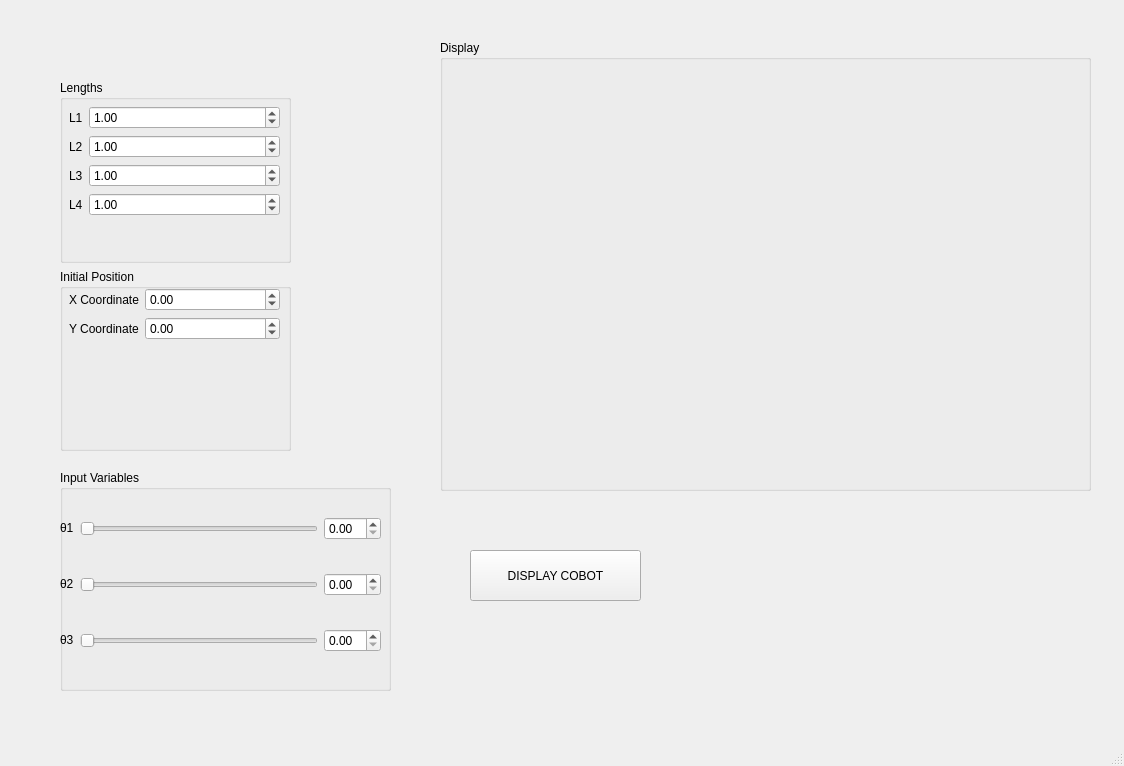
<?xml version="1.0" encoding="UTF-8"?>
<ui version="4.0">
 <class>MainWindow</class>
 <widget class="QMainWindow" name="MainWindow">
  <property name="geometry">
   <rect>
    <x>0</x>
    <y>0</y>
    <width>1124</width>
    <height>766</height>
   </rect>
  </property>
  <property name="windowTitle">
   <string>COBOT_DESIGN</string>
  </property>
  <widget class="QWidget" name="centralwidget">
   <widget class="QWidget" name="layoutWidget">
    <property name="geometry">
     <rect>
      <x>60</x>
      <y>80</y>
      <width>231</width>
      <height>371</height>
     </rect>
    </property>
    <layout class="QVBoxLayout" name="verticalLayout">
     <item>
      <widget class="QGroupBox" name="groupBox">
       <property name="title">
        <string>Lengths</string>
       </property>
       <widget class="QWidget" name="formLayoutWidget">
        <property name="geometry">
         <rect>
          <x>9</x>
          <y>19</y>
          <width>211</width>
          <height>124</height>
         </rect>
        </property>
        <layout class="QFormLayout" name="formLayout">
         <property name="labelAlignment">
          <set>Qt::AlignCenter</set>
         </property>
         <property name="formAlignment">
          <set>Qt::AlignCenter</set>
         </property>
         <item row="0" column="0">
          <widget class="QLabel" name="label">
           <property name="text">
            <string>L1</string>
           </property>
          </widget>
         </item>
         <item row="0" column="1">
          <widget class="QDoubleSpinBox" name="L1_Value_Box">
           <property name="value">
            <double>1.000000000000000</double>
           </property>
          </widget>
         </item>
         <item row="1" column="0">
          <widget class="QLabel" name="label_2">
           <property name="text">
            <string>L2</string>
           </property>
          </widget>
         </item>
         <item row="2" column="0">
          <widget class="QLabel" name="label_3">
           <property name="text">
            <string>L3</string>
           </property>
          </widget>
         </item>
         <item row="3" column="0">
          <widget class="QLabel" name="label_4">
           <property name="text">
            <string>L4</string>
           </property>
          </widget>
         </item>
         <item row="1" column="1">
          <widget class="QDoubleSpinBox" name="L2_Value_Box">
           <property name="value">
            <double>1.000000000000000</double>
           </property>
          </widget>
         </item>
         <item row="2" column="1">
          <widget class="QDoubleSpinBox" name="L3_Value_Box">
           <property name="value">
            <double>1.000000000000000</double>
           </property>
          </widget>
         </item>
         <item row="3" column="1">
          <widget class="QDoubleSpinBox" name="L4_Value_Box">
           <property name="value">
            <double>1.000000000000000</double>
           </property>
          </widget>
         </item>
        </layout>
       </widget>
      </widget>
     </item>
     <item>
      <widget class="QGroupBox" name="groupBox_2">
       <property name="title">
        <string>Initial Position</string>
       </property>
       <widget class="QWidget" name="formLayoutWidget_2">
        <property name="geometry">
         <rect>
          <x>9</x>
          <y>19</y>
          <width>211</width>
          <height>61</height>
         </rect>
        </property>
        <layout class="QFormLayout" name="formLayout_2">
         <item row="0" column="0">
          <widget class="QLabel" name="label_5">
           <property name="text">
            <string>X Coordinate</string>
           </property>
          </widget>
         </item>
         <item row="0" column="1">
          <widget class="QDoubleSpinBox" name="X_Coord_Value_Box">
           <property name="minimum">
            <double>-4.000000000000000</double>
           </property>
           <property name="maximum">
            <double>4.000000000000000</double>
           </property>
          </widget>
         </item>
         <item row="1" column="0">
          <widget class="QLabel" name="label_6">
           <property name="text">
            <string>Y Coordinate</string>
           </property>
          </widget>
         </item>
         <item row="1" column="1">
          <widget class="QDoubleSpinBox" name="Y_Coord_Value_Box">
           <property name="minimum">
            <double>-4.000000000000000</double>
           </property>
           <property name="maximum">
            <double>4.000000000000000</double>
           </property>
          </widget>
         </item>
        </layout>
       </widget>
      </widget>
     </item>
    </layout>
   </widget>
   <widget class="QGroupBox" name="groupBox_3">
    <property name="geometry">
     <rect>
      <x>60</x>
      <y>470</y>
      <width>331</width>
      <height>221</height>
     </rect>
    </property>
    <property name="title">
     <string>Input Variables</string>
    </property>
    <widget class="QWidget" name="gridLayoutWidget">
     <property name="geometry">
      <rect>
       <x>0</x>
       <y>20</y>
       <width>321</width>
       <height>191</height>
      </rect>
     </property>
     <layout class="QGridLayout" name="gridLayout">
      <item row="2" column="2">
       <widget class="QDoubleSpinBox" name="T3_Value_Box"/>
      </item>
      <item row="1" column="0">
       <widget class="QLabel" name="label_8">
        <property name="text">
         <string>&lt;p&gt;&amp;theta;2&lt;/p&gt;</string>
        </property>
       </widget>
      </item>
      <item row="0" column="0">
       <widget class="QLabel" name="label_10">
        <property name="text">
         <string>&lt;p&gt;&amp;theta;1&lt;/p&gt;</string>
        </property>
       </widget>
      </item>
      <item row="1" column="2">
       <widget class="QDoubleSpinBox" name="T2_Value_Box"/>
      </item>
      <item row="2" column="0">
       <widget class="QLabel" name="label_9">
        <property name="text">
         <string>&lt;p&gt;&amp;theta;3&lt;/p&gt;</string>
        </property>
       </widget>
      </item>
      <item row="0" column="2">
       <widget class="QDoubleSpinBox" name="T1_Value_Box">
        <property name="value">
         <double>0.000000000000000</double>
        </property>
       </widget>
      </item>
      <item row="2" column="1">
       <widget class="QSlider" name="T3_Slider">
        <property name="maximum">
         <number>9999</number>
        </property>
        <property name="singleStep">
         <number>100</number>
        </property>
        <property name="pageStep">
         <number>1000</number>
        </property>
        <property name="value">
         <number>0</number>
        </property>
        <property name="sliderPosition">
         <number>0</number>
        </property>
        <property name="orientation">
         <enum>Qt::Horizontal</enum>
        </property>
        <property name="tickPosition">
         <enum>QSlider::NoTicks</enum>
        </property>
       </widget>
      </item>
      <item row="1" column="1">
       <widget class="QSlider" name="T2_Slider">
        <property name="maximum">
         <number>9999</number>
        </property>
        <property name="singleStep">
         <number>100</number>
        </property>
        <property name="pageStep">
         <number>1000</number>
        </property>
        <property name="value">
         <number>0</number>
        </property>
        <property name="sliderPosition">
         <number>0</number>
        </property>
        <property name="orientation">
         <enum>Qt::Horizontal</enum>
        </property>
        <property name="tickPosition">
         <enum>QSlider::NoTicks</enum>
        </property>
       </widget>
      </item>
      <item row="0" column="1">
       <widget class="QSlider" name="T1_Slider">
        <property name="maximum">
         <number>9999</number>
        </property>
        <property name="singleStep">
         <number>100</number>
        </property>
        <property name="pageStep">
         <number>1000</number>
        </property>
        <property name="value">
         <number>0</number>
        </property>
        <property name="sliderPosition">
         <number>0</number>
        </property>
        <property name="orientation">
         <enum>Qt::Horizontal</enum>
        </property>
        <property name="tickPosition">
         <enum>QSlider::NoTicks</enum>
        </property>
       </widget>
      </item>
     </layout>
    </widget>
   </widget>
   <widget class="QPushButton" name="Display_Button">
    <property name="geometry">
     <rect>
      <x>470</x>
      <y>550</y>
      <width>171</width>
      <height>51</height>
     </rect>
    </property>
    <property name="text">
     <string>DISPLAY COBOT</string>
    </property>
   </widget>
   <widget class="QGroupBox" name="groupBox_4">
    <property name="geometry">
     <rect>
      <x>440</x>
      <y>40</y>
      <width>651</width>
      <height>451</height>
     </rect>
    </property>
    <property name="title">
     <string>Display</string>
    </property>
    <widget class="MplWidget" name="MplWidget" native="true">
     <property name="geometry">
      <rect>
       <x>10</x>
       <y>20</y>
       <width>631</width>
       <height>421</height>
      </rect>
     </property>
    </widget>
   </widget>
  </widget>
  <widget class="QMenuBar" name="menubar">
   <property name="geometry">
    <rect>
     <x>0</x>
     <y>0</y>
     <width>1124</width>
     <height>22</height>
    </rect>
   </property>
  </widget>
  <widget class="QStatusBar" name="statusbar"/>
 </widget>
 <customwidgets>
  <customwidget>
   <class>MplWidget</class>
   <extends>QWidget</extends>
   <header>mplwidget.h</header>
   <container>1</container>
  </customwidget>
 </customwidgets>
 <tabstops>
  <tabstop>L1_Value_Box</tabstop>
  <tabstop>L2_Value_Box</tabstop>
  <tabstop>L3_Value_Box</tabstop>
  <tabstop>L4_Value_Box</tabstop>
 </tabstops>
 <resources/>
 <connections/>
</ui>
